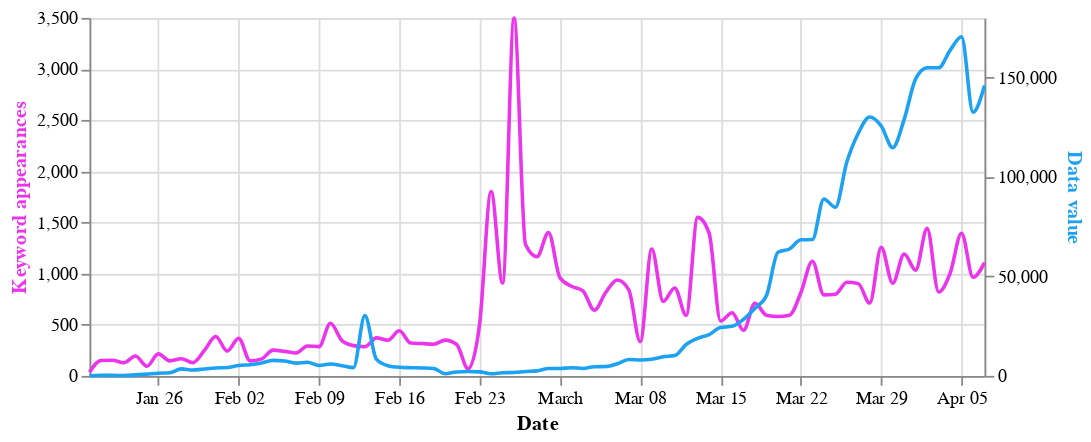

Here is the notebook cell this chart was saved with:
### Code cell
base = alt.Chart(key_merged).encode(
    alt.X('date:T', axis=alt.Axis(title="Date"))
).properties(
    width=500,
    height=200
)

line_tweets = base.mark_line(stroke='#1da1f2', interpolate='monotone').encode(
    alt.Y('Tweets',
          axis=alt.Axis(title='Number of tweets', titleColor='#1da1f2')
         ))


line_one = base.transform_fold(
    columns1,
    as_=['column', 'value']
).transform_filter(
    sel1
).mark_line( interpolate='monotone', stroke='#eb34eb').encode(
    alt.Y('value:Q',
          axis=alt.Axis(title="Keyword appearances", titleColor='#eb34eb'))
).add_selection(
    sel1
)

line_two = base.transform_fold(
    columns2,
    as_=['column', 'value']
).transform_filter(
    sel2
).mark_line( interpolate='monotone', stroke='#1da1f2').encode(
    alt.Y('value:Q',
          axis=alt.Axis(title="Data value", titleColor='#1da1f2'))
).add_selection(
    sel2
)

alt.layer(line_one, line_two).resolve_scale(
    y = 'independent'
)
